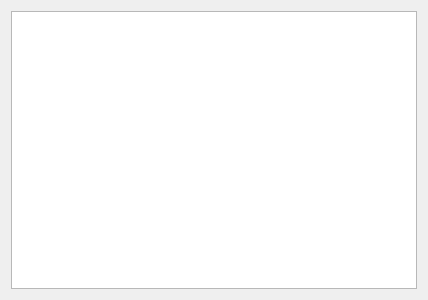
<?xml version="1.0" encoding="UTF-8"?>
<ui version="4.0">
 <class>Widget</class>
 <widget class="QWidget" name="Widget">
  <property name="geometry">
   <rect>
    <x>0</x>
    <y>0</y>
    <width>428</width>
    <height>300</height>
   </rect>
  </property>
  <property name="windowTitle">
   <string>Widget</string>
  </property>
  <layout class="QVBoxLayout" name="verticalLayout">
   <item>
    <widget class="QTreeView" name="treeView"/>
   </item>
  </layout>
 </widget>
 <resources/>
 <connections/>
</ui>
